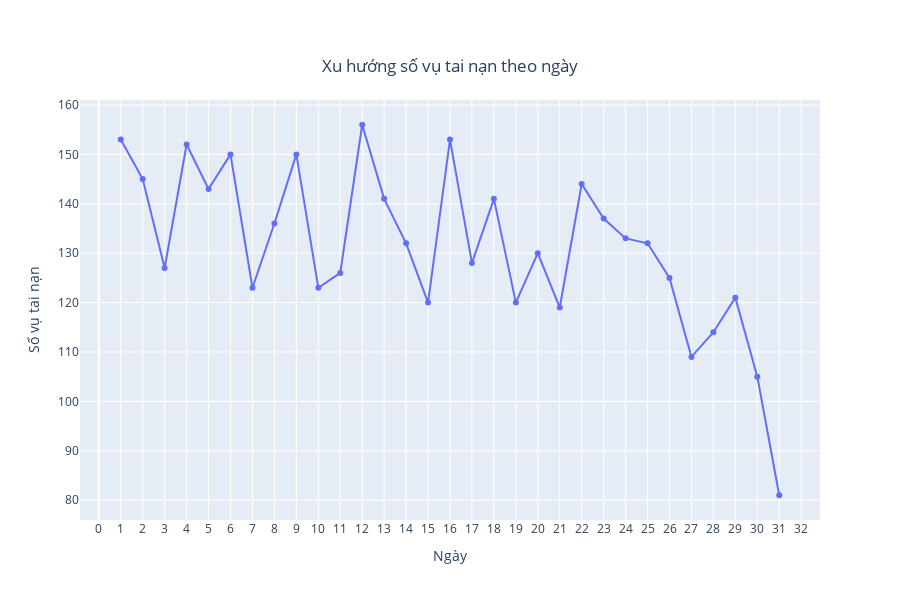

Notebook source saved alongside this figure:
### Code cell
# Chuyển đổi ngày với định dạng phù hợp
data['Ngày xảy ra tai nạn'] = pd.to_datetime(data['Ngày xảy ra tai nạn'], format='%d/%m/%Y', errors='coerce')

# Loại bỏ các giá trị không hợp lệ (NaT)
data = data.dropna(subset=['Ngày xảy ra tai nạn'])

# Trích xuất ngày từ cột 'Ngày xảy ra tai nạn'
data['Ngày'] = data['Ngày xảy ra tai nạn'].dt.day

# Đếm số vụ tai nạn theo từng ngày trong tháng
daily_accidents = data['Ngày'].value_counts().sort_index().reset_index()
daily_accidents.columns = ['Ngày', 'Số vụ']

# Vẽ biểu đồ xu hướng số vụ tai nạn theo ngày trong tháng
fig_daily = px.line(
    daily_accidents,
    x='Ngày',
    y='Số vụ',
    title='Xu hướng số vụ tai nạn theo ngày ',
    labels={'Ngày': 'Ngày ', 'Số vụ': 'Số vụ'},
    markers=True
)

# Tùy chỉnh hiển thị biểu đồ
fig_daily.update_layout(
    title_x=0.5,  # Căn giữa tiêu đề
    title_y=0.9,  # Đưa tiêu đề lên sát biểu đồ hơn (giá trị 1 là sát mép trên)
    xaxis=dict(tickmode='linear', dtick=1),  # Hiển thị đầy đủ các ngày
    xaxis_title='Ngày',
    yaxis_title='Số vụ tai nạn',
    width=900,  # Độ rộng biểu đồ
    height=600,  # Chiều cao biểu đồ
    font=dict(size=12)  # Kích thước font chữ
)

# Hiển thị biểu đồ
fig_daily.show()

### Figure 1 — Plotly figure (JSON) as saved in the notebook; plotly's stock layout.template omitted (floating-point values rounded to 4 significant figures)
{"data": [{"hovertemplate": "Ngày =%{x}<br>Số vụ=%{y}<extra></extra>", "legendgroup": "", "line": {"color": "#636efa", "dash": "solid"}, "marker": {"symbol": "circle"}, "mode": "lines+markers", "name": "", "orientation": "v", "showlegend": false, "type": "scatter", "x": [1, 2, 3, 4, 5, 6, 7, 8, 9, 10, 11, 12, 13, 14, 15, 16, 17, 18, 19, 20, 21, 22, 23, 24, 25, 26, 27, 28, 29, 30, 31], "xaxis": "x", "y": [153, 145, 127, 152, 143, 150, 123, 136, 150, 123, 126, 156, 141, 132, 120, 153, 128, 141, 120, 130, 119, 144, 137, 133, 132, 125, 109, 114, 121, 105, 81], "yaxis": "y"}], "layout": {"font": {"size": 12}, "height": 600, "legend": {"tracegroupgap": 0}, "title": {"text": "Xu hướng số vụ tai nạn theo ngày ", "x": 0.5, "y": 0.9}, "width": 900, "xaxis": {"anchor": "y", "autorange": true, "domain": [0, 1], "dtick": 1, "range": [-0.8565, 32.86], "tickmode": "linear", "title": {"text": "Ngày"}, "type": "linear"}, "yaxis": {"anchor": "x", "autorange": true, "domain": [0, 1], "range": [75.99, 161.0], "title": {"text": "Số vụ tai nạn"}, "type": "linear"}}}
